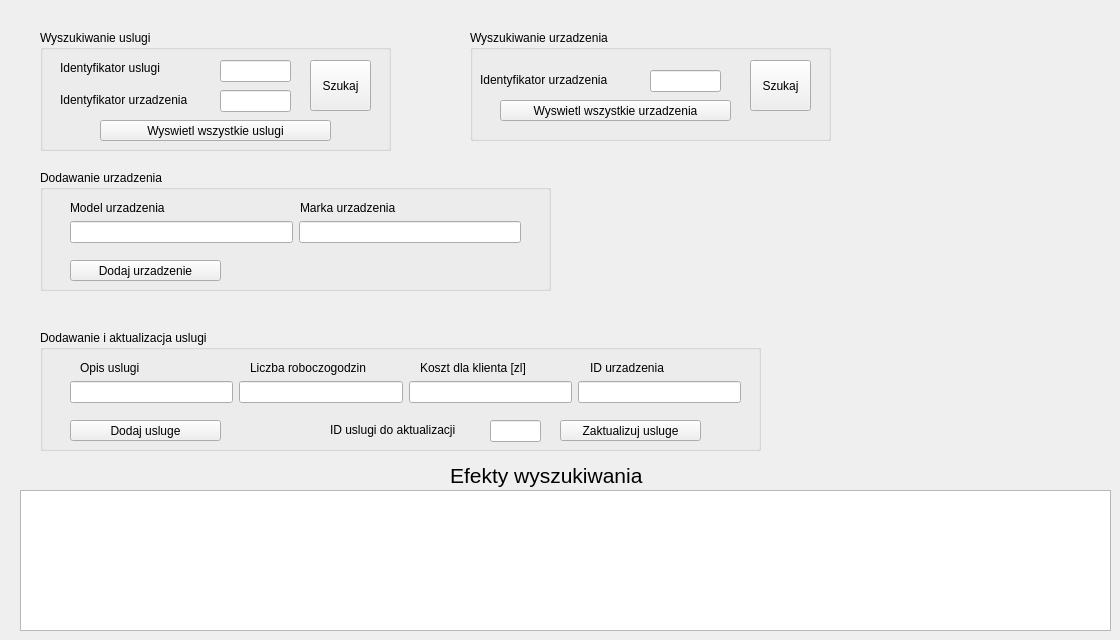
    <widget class="QWidget" name="uslugi">
     <attribute name="title">
      <string>Uslugi</string>
     </attribute>
     <widget class="QGroupBox" name="groupBox_3">
      <property name="geometry">
       <rect>
        <x>40</x>
        <y>30</y>
        <width>351</width>
        <height>121</height>
       </rect>
      </property>
      <property name="title">
       <string>Wyszukiwanie uslugi</string>
      </property>
      <widget class="QLineEdit" name="line_usluga">
       <property name="geometry">
        <rect>
         <x>180</x>
         <y>30</y>
         <width>71</width>
         <height>22</height>
        </rect>
       </property>
      </widget>
      <widget class="QLabel" name="label_14">
       <property name="geometry">
        <rect>
         <x>20</x>
         <y>30</y>
         <width>141</width>
         <height>16</height>
        </rect>
       </property>
       <property name="text">
        <string>Identyfikator uslugi</string>
       </property>
      </widget>
      <widget class="QPushButton" name="szukaj_usluge">
       <property name="geometry">
        <rect>
         <x>270</x>
         <y>30</y>
         <width>61</width>
         <height>51</height>
        </rect>
       </property>
       <property name="text">
        <string>Szukaj</string>
       </property>
      </widget>
      <widget class="QLineEdit" name="line_urzadzenia">
       <property name="geometry">
        <rect>
         <x>180</x>
         <y>60</y>
         <width>71</width>
         <height>22</height>
        </rect>
       </property>
      </widget>
      <widget class="QLabel" name="label_17">
       <property name="geometry">
        <rect>
         <x>20</x>
         <y>60</y>
         <width>151</width>
         <height>20</height>
        </rect>
       </property>
       <property name="text">
        <string>Identyfikator urzadzenia</string>
       </property>
      </widget>
      <widget class="QPushButton" name="wyswietl_uslugi">
       <property name="geometry">
        <rect>
         <x>60</x>
         <y>90</y>
         <width>231</width>
         <height>21</height>
        </rect>
       </property>
       <property name="text">
        <string>Wyswietl wszystkie uslugi</string>
       </property>
      </widget>
     </widget>
     <widget class="QGroupBox" name="groupBox_7">
      <property name="geometry">
       <rect>
        <x>470</x>
        <y>30</y>
        <width>361</width>
        <height>111</height>
       </rect>
      </property>
      <property name="title">
       <string>Wyszukiwanie urzadzenia</string>
      </property>
      <widget class="QLineEdit" name="line_urzadzenie_4">
       <property name="geometry">
        <rect>
         <x>180</x>
         <y>40</y>
         <width>71</width>
         <height>22</height>
        </rect>
       </property>
      </widget>
      <widget class="QLabel" name="label_41">
       <property name="geometry">
        <rect>
         <x>10</x>
         <y>40</y>
         <width>151</width>
         <height>20</height>
        </rect>
       </property>
       <property name="text">
        <string>Identyfikator urzadzenia</string>
       </property>
      </widget>
      <widget class="QPushButton" name="szukaj_urzadzenie">
       <property name="geometry">
        <rect>
         <x>280</x>
         <y>30</y>
         <width>61</width>
         <height>51</height>
        </rect>
       </property>
       <property name="text">
        <string>Szukaj</string>
       </property>
      </widget>
      <widget class="QPushButton" name="wyswietl_wszystkie_urzadzenia">
       <property name="geometry">
        <rect>
         <x>30</x>
         <y>70</y>
         <width>231</width>
         <height>21</height>
        </rect>
       </property>
       <property name="text">
        <string>Wyswietl wszystkie urzadzenia</string>
       </property>
      </widget>
     </widget>
     <widget class="QGroupBox" name="groupBox_8">
      <property name="geometry">
       <rect>
        <x>40</x>
        <y>170</y>
        <width>511</width>
        <height>121</height>
       </rect>
      </property>
      <property name="title">
       <string>Dodawanie urzadzenia</string>
      </property>
      <widget class="QLabel" name="label_42">
       <property name="geometry">
        <rect>
         <x>30</x>
         <y>30</y>
         <width>131</width>
         <height>16</height>
        </rect>
       </property>
       <property name="text">
        <string>Model urzadzenia</string>
       </property>
      </widget>
      <widget class="QPushButton" name="dodaj_urzadzenie">
       <property name="geometry">
        <rect>
         <x>30</x>
         <y>90</y>
         <width>151</width>
         <height>21</height>
        </rect>
       </property>
       <property name="text">
        <string>Dodaj urzadzenie</string>
       </property>
      </widget>
      <widget class="QWidget" name="horizontalLayoutWidget_4">
       <property name="geometry">
        <rect>
         <x>30</x>
         <y>50</y>
         <width>451</width>
         <height>24</height>
        </rect>
       </property>
       <layout class="QHBoxLayout" name="horizontalLayout_4">
        <item>
         <widget class="QLineEdit" name="model"/>
        </item>
        <item>
         <widget class="QLineEdit" name="marka"/>
        </item>
       </layout>
      </widget>
      <widget class="QLabel" name="label_43">
       <property name="geometry">
        <rect>
         <x>260</x>
         <y>30</y>
         <width>131</width>
         <height>16</height>
        </rect>
       </property>
       <property name="text">
        <string>Marka urzadzenia</string>
       </property>
      </widget>
     </widget>
     <widget class="QGroupBox" name="groupBox_9">
      <property name="geometry">
       <rect>
        <x>40</x>
        <y>330</y>
        <width>721</width>
        <height>121</height>
       </rect>
      </property>
      <property name="title">
       <string>Dodawanie i aktualizacja uslugi</string>
      </property>
      <widget class="QLabel" name="label_47">
       <property name="geometry">
        <rect>
         <x>40</x>
         <y>30</y>
         <width>131</width>
         <height>16</height>
        </rect>
       </property>
       <property name="text">
        <string>Opis uslugi</string>
       </property>
      </widget>
      <widget class="QPushButton" name="dodaj_usluge">
       <property name="geometry">
        <rect>
         <x>30</x>
         <y>90</y>
         <width>151</width>
         <height>21</height>
        </rect>
       </property>
       <property name="text">
        <string>Dodaj usluge</string>
       </property>
      </widget>
      <widget class="QWidget" name="horizontalLayoutWidget_5">
       <property name="geometry">
        <rect>
         <x>30</x>
         <y>50</y>
         <width>671</width>
         <height>24</height>
        </rect>
       </property>
       <layout class="QHBoxLayout" name="horizontalLayout_5">
        <item>
         <widget class="QLineEdit" name="opis"/>
        </item>
        <item>
         <widget class="QLineEdit" name="roboczogodziny"/>
        </item>
        <item>
         <widget class="QLineEdit" name="koszt_klienta"/>
        </item>
        <item>
         <widget class="QLineEdit" name="id_urzadzenia"/>
        </item>
       </layout>
      </widget>
      <widget class="QLabel" name="label_48">
       <property name="geometry">
        <rect>
         <x>210</x>
         <y>30</y>
         <width>141</width>
         <height>16</height>
        </rect>
       </property>
       <property name="text">
        <string>Liczba roboczogodzin</string>
       </property>
      </widget>
      <widget class="QLabel" name="label_51">
       <property name="geometry">
        <rect>
         <x>380</x>
         <y>30</y>
         <width>131</width>
         <height>16</height>
        </rect>
       </property>
       <property name="text">
        <string>Koszt dla klienta [zl]</string>
       </property>
      </widget>
      <widget class="QPushButton" name="aktualizacja_uslugi">
       <property name="geometry">
        <rect>
         <x>520</x>
         <y>90</y>
         <width>141</width>
         <height>21</height>
        </rect>
       </property>
       <property name="text">
        <string>Zaktualizuj usluge</string>
       </property>
      </widget>
      <widget class="QLabel" name="label_44">
       <property name="geometry">
        <rect>
         <x>290</x>
         <y>90</y>
         <width>161</width>
         <height>20</height>
        </rect>
       </property>
       <property name="text">
        <string>ID uslugi do aktualizacji</string>
       </property>
      </widget>
      <widget class="QLineEdit" name="id_aktualizuj_2">
       <property name="geometry">
        <rect>
         <x>450</x>
         <y>90</y>
         <width>51</width>
         <height>22</height>
        </rect>
       </property>
      </widget>
      <widget class="QLabel" name="label_52">
       <property name="geometry">
        <rect>
         <x>550</x>
         <y>30</y>
         <width>131</width>
         <height>16</height>
        </rect>
       </property>
       <property name="text">
        <string>ID urzadzenia</string>
       </property>
      </widget>
     </widget>
     <widget class="QTableView" name="pokaz_uslugi">
      <property name="geometry">
       <rect>
        <x>20</x>
        <y>490</y>
        <width>1091</width>
        <height>141</height>
       </rect>
      </property>
     </widget>
     <widget class="QLabel" name="label_13">
      <property name="geometry">
       <rect>
        <x>450</x>
        <y>450</y>
        <width>281</width>
        <height>51</height>
       </rect>
      </property>
      <property name="font">
       <font>
        <pointsize>16</pointsize>
       </font>
      </property>
      <property name="text">
       <string>Efekty wyszukiwania</string>
      </property>
     </widget>
    </widget>
